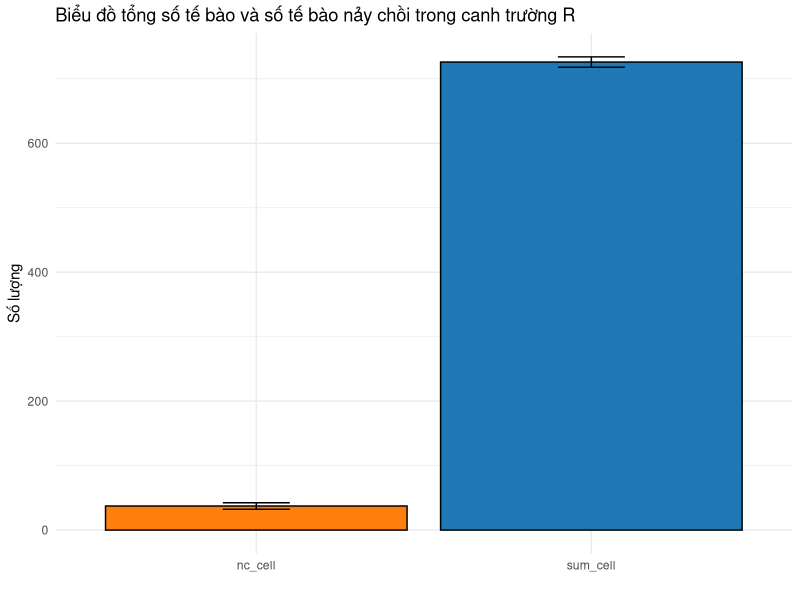

Write R code to recreate this figure.
library(ggplot2)
library(tidyverse)

# Tạo dataframe
data <- data.frame(
  kt = c("1", "2", "3"),
  sum_cell = c(726, 734, 718),
  nc_cell = c(38, 42, 32) # nc = nay choi
)

# Tính trung bình và độ lệch chuẩn
means <- colMeans(data[, -1])
sds <- apply(data[, -1], 2, sd)

# Tạo dataframe cho vẽ biểu đồ
plot_data <- data.frame(
  Nhom = names(means),
  Trung_binh = means,
  SD = sds
)

# Vẽ biểu đồ với thanh sai số
ggplot(plot_data, aes(x = Nhom, y = Trung_binh)) +
  geom_bar(stat = "identity", position = position_dodge(0.9), fill = c("#1f77b4", "#ff7f0e"), color = "black") +
  geom_errorbar(aes(ymin = Trung_binh - SD, ymax = Trung_binh + SD),
                width = 0.2, position = position_dodge(0.9)) +
  labs(title = "Biểu đồ tổng số tế bào và số tế bào nảy chồi trong canh trường R", y = "Số lượng", x = "") +
  theme_minimal()
